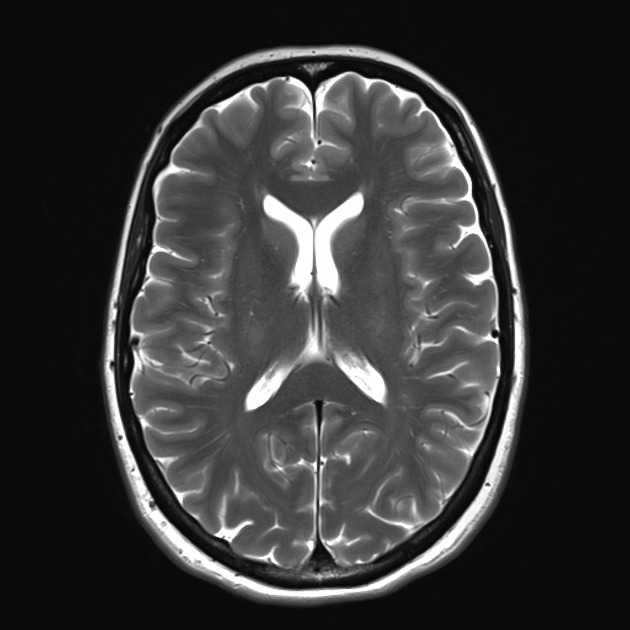
#> input picture brain_tumor_dataset(Large)/no/image(31).jpg, 630 x 630 px, found by its file name
$ jupyter execute --allow-errors Large_datasets_AlexNet.ipynb
#> lines starting #> are read from the running program, lines starting #| are printed output that depends on the picture; after the words box and inside, x2 and y2 are one past the last pixel; in counts of white or black regions, pixels touching at a corner belong together
#> further down, ex_img is the input picture: shape (630, 630, 3); min 0, max 255, mean 53.7
<a href="https://colab.research.google.com/github/Caroline-511/Brain_tumor_detection_using_Machine-learning_and_Image-processing-/blob/main/Large_datasets_AlexNet.ipynb" target="_parent"></a>

[cell 1]
from google.colab import drive
drive.mount("/content/gdrive")

[cell 2]
import tensorflow as tf
from tensorflow.keras.layers import Conv2D, Input, ZeroPadding2D, BatchNormalization, Activation, MaxPooling2D, Flatten, Dense, Dropout, MaxPool2D
from tensorflow.keras.models import Model, load_model
from tensorflow.keras.callbacks import TensorBoard, ModelCheckpoint
from sklearn.model_selection import train_test_split
from sklearn.metrics import f1_score
from sklearn.utils import shuffle
import cv2
import imutils
import numpy as np
import matplotlib.pyplot as plt
import time
from os import listdir
from keras.utils import np_utils
from keras.models import Sequential
from tensorflow import keras

[cell 3]
def crop_brain_contour(image, plot=False):

   # Convert the image to grayscale, and blur it slightly
#> called with plot = True
    gray = cv2.cvtColor(image, cv2.COLOR_BGR2GRAY)
    gray = cv2.GaussianBlur(gray, (5, 5), 0)

    thresh = cv2.threshold(gray, 45, 255, cv2.THRESH_BINARY)[1]
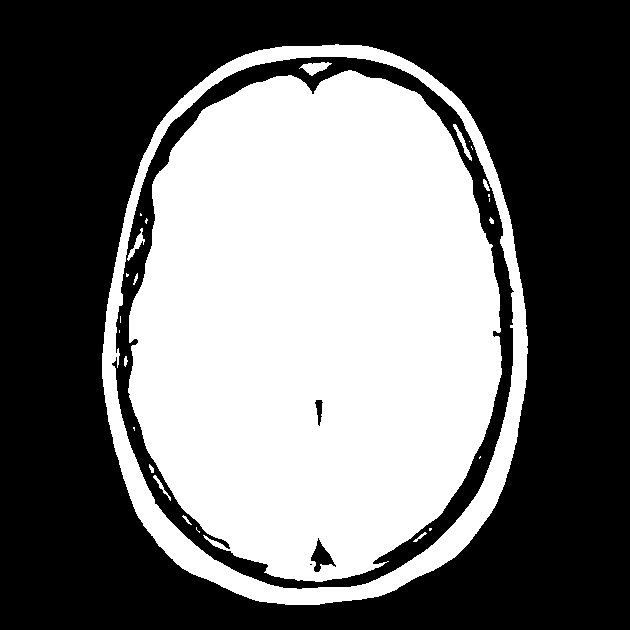
#> thresh: shape (630, 630); 43.7% white; 26 white regions (13 under 20 px), largest, box (x1, y1, x2, y2) and area: (128, 70, 502, 582) 149618, (102, 44, 528, 605) 23038, (299, 62, 332, 76) 239
    thresh = cv2.erode(thresh, None, iterations=2)
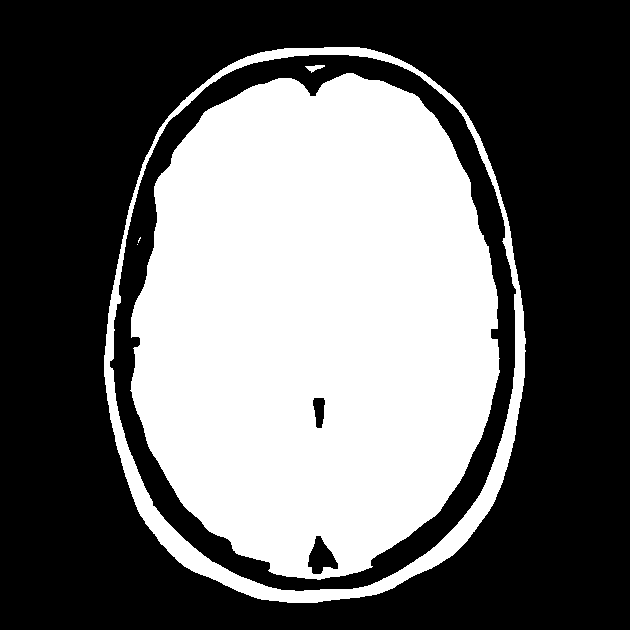
#> thresh: shape (630, 630); 40.5% white; 5 white regions (2 under 20 px), largest, box (x1, y1, x2, y2) and area: (130, 73, 500, 580) 145269, (104, 47, 526, 603) 15260, (305, 65, 325, 73) 80
    thresh = cv2.dilate(thresh, None, iterations=2)
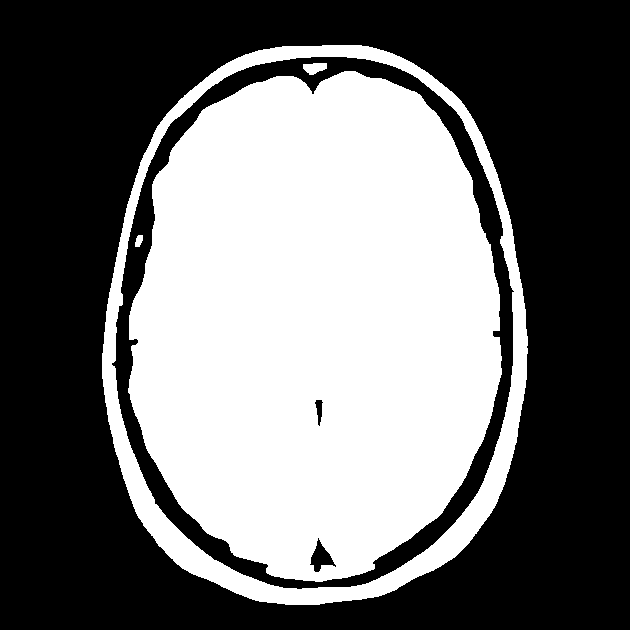
#> thresh: shape (630, 630); 43.5% white; 4 white regions

    # Find contours in thresholded image, then grab the largest one
    cnts = cv2.findContours(thresh.copy(), cv2.RETR_EXTERNAL, cv2.CHAIN_APPROX_SIMPLE)
#> cnts = 1 contour; box (x1, y1, x2, y2) and area: (102, 45, 528, 605) 194251
    cnts = imutils.grab_contours(cnts)
    c = max(cnts, key=cv2.contourArea)
#> c = contour of 693 points, box (x1, y1, x2, y2) (102, 45, 528, 605), area 194251

    # Find the extreme points
    extLeft = tuple(c[c[:, :, 0].argmin()][0])
#> extLeft = (102, 353)
    extRight = tuple(c[c[:, :, 0].argmax()][0])
#> extRight = (527, 353)
    extTop = tuple(c[c[:, :, 1].argmin()][0])
#> extTop = (322, 45)
    extBot = tuple(c[c[:, :, 1].argmax()][0])
#> extBot = (285, 604)

    # crop new image out of the original image using the four extreme points (left, right, top, bottom)
    new_image = image[extTop[1]:extBot[1], extLeft[0]:extRight[0]]
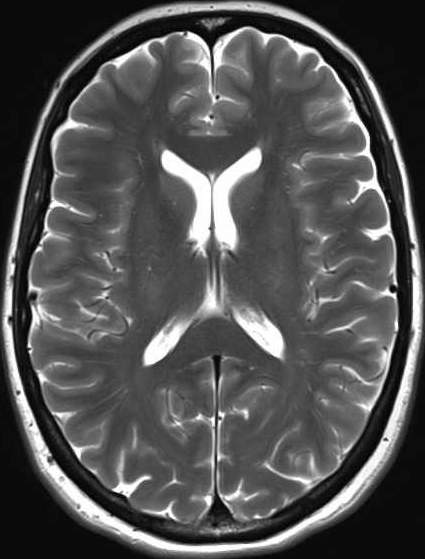
#> new_image: shape (559, 425, 3); min 0, max 255, mean 82.8

    if plot:
        plt.figure()

        plt.subplot(1, 2, 1)
        plt.imshow(image)

        plt.tick_params(axis='both', which='both',
                        top=False, bottom=False, left=False, right=False,
                        labelbottom=False, labeltop=False, labelleft=False, labelright=False)

        plt.title('Original Image')

        plt.subplot(1, 2, 2)
        plt.imshow(new_image)

        plt.tick_params(axis='both', which='both',
                        top=False, bottom=False, left=False, right=False,
                        labelbottom=False, labeltop=False, labelleft=False, labelright=False)

        plt.title('Cropped Image')

        plt.show()

    return new_image

[cell 4]
ex_img = cv2.imread('/content/gdrive/My Drive/new_datasets/yes/image(31).jpg')
ex_new_img = crop_brain_contour(ex_img, True)
ex_img1 = cv2.imread('/content/gdrive/My Drive/new_datasets/no/image(2).jpg')
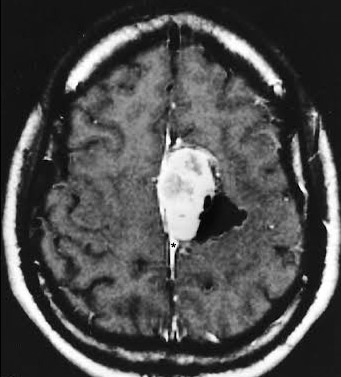
#> input picture brain_tumor_dataset(Large)/yes/image(2).jpg, 341 x 377 px, found by its file name
#> ex_img1 is the input picture: shape (377, 341, 3); min 0, max 255, mean 78.8
ex_new_img1 = crop_brain_contour(ex_img1, True)
#> call 2 of crop_brain_contour, with plot = True
#> in crop_brain_contour (call 2), `thresh = cv2.threshold(gray, 45, 255, cv2.THRESH_BINARY)[1]`:
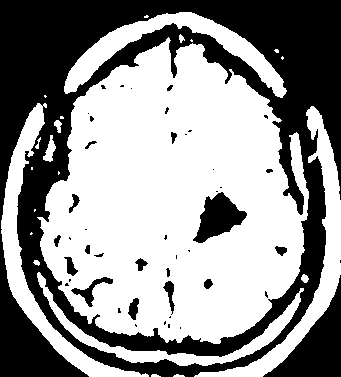
#> thresh: shape (377, 341); 58.4% white; 46 black regions (27 under 20 px), largest, box (x1, y1, x2, y2) and area: (0, 0, 341, 377) 47428, (263, 275, 341, 377) 3137, (193, 192, 247, 243) 1448
#> in crop_brain_contour (call 2), `thresh = cv2.erode(thresh, None, iterations=2)`:
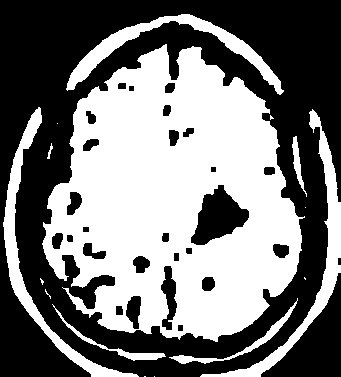
#> thresh: shape (377, 341); 47.7% white; 16 white regions (8 under 20 px), largest, box (x1, y1, x2, y2) and area: (42, 44, 305, 342) 49825, (200, 109, 341, 377) 3471, (3, 107, 139, 377) 3367
#> in crop_brain_contour (call 2), `thresh = cv2.dilate(thresh, None, iterations=2)`:
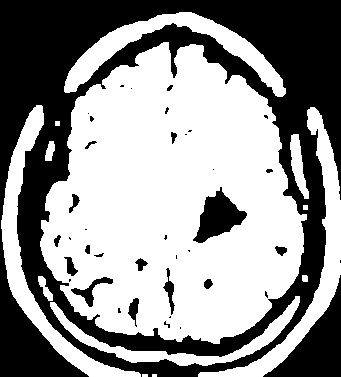
#> thresh: shape (377, 341); 57.7% white; 39 black regions (21 under 20 px)
#> in crop_brain_contour (call 2), `cnts = cv2.findContours(thresh.copy(), cv2.RETR_EXTERNAL, cv2.CHAIN_AP..`: cnts = 13 contours, 4 with area under 20; largest, box (x1, y1, x2, y2) and area: (40, 42, 307, 344) 58280, (1, 105, 141, 377) 4696, (198, 107, 341, 377) 4649, (64, 12, 286, 97) 4234, (50, 296, 300, 366) 2508
#> in crop_brain_contour (call 2), `c = max(cnts, key=cv2.contourArea)`: c = contour of 485 points, box (x1, y1, x2, y2) (40, 42, 307, 344), area 58280
#> in crop_brain_contour (call 2), `extLeft = tuple(c[c[:, :, 0].argmin()][0])`: extLeft = (40, 241)
#> in crop_brain_contour (call 2), `extRight = tuple(c[c[:, :, 0].argmax()][0])`: extRight = (306, 219)
#> in crop_brain_contour (call 2), `extTop = tuple(c[c[:, :, 1].argmin()][0])`: extTop = (163, 42)
#> in crop_brain_contour (call 2), `extBot = tuple(c[c[:, :, 1].argmax()][0])`: extBot = (213, 343)
#> in crop_brain_contour (call 2), `new_image = image[extTop[1]:extBot[1], extLeft[0]:extRight[0]]`:
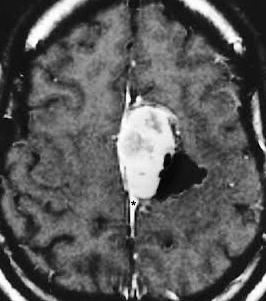
#> new_image: shape (301, 266, 3); min 0, max 255, mean 90
